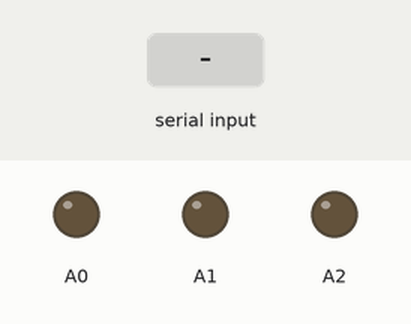
This sketch was run on a simulated Arduino Uno, built with avr-gcc and run on an emulated ATmega328P. On the bench: output pins drawn as LEDs (lit = HIGH). The inputs (shaded band) are chosen by the test bench. What the sketch prints to the serial monitor is not drawn.

Above: at 1.2 s.
1.3 s: "A" received over Serial
At 2.5 s:
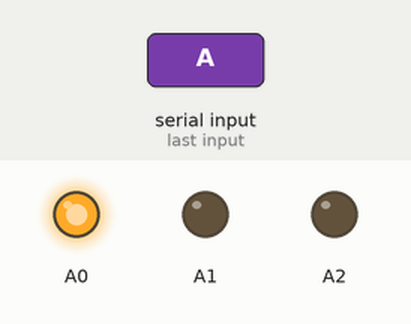
2.8 s: "B" received over Serial
At 3.6 s:
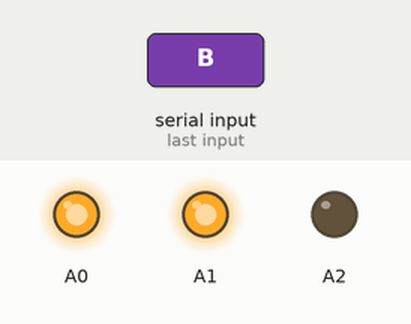
4.3 s: "C" received over Serial
At 4.8 s:
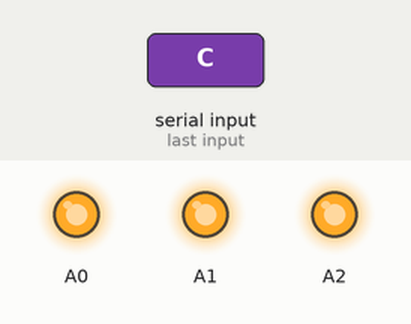
5.8 s: "A" received over Serial
At 7.0 s:
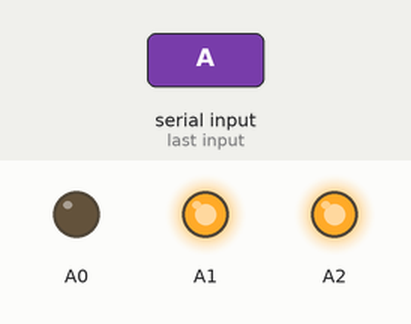
7.3 s: "B" received over Serial
At 8.3 s:
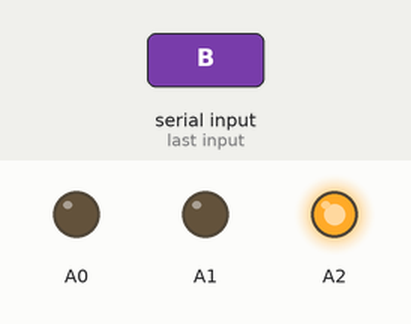
Timing chart, 0 to 9.8 s (numbered marks = the images above; inputs shaded):
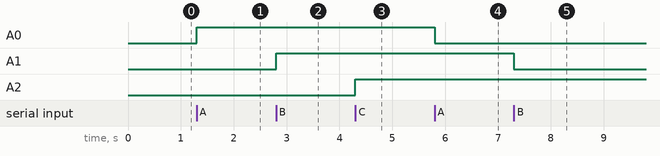

Measured:
- after the input at 1.3 s, A0: LOW → HIGH at once
- after the input at 2.8 s, A1: LOW → HIGH at once
- after the input at 4.3 s, A2: LOW → HIGH at once
- after the input at 5.8 s, A0: HIGH → LOW at once
- after the input at 7.3 s, A1: HIGH → LOW at once

The sketch:

komunikasi_serial_led.ino
```cpp
boolean i = true;
boolean j = true;
boolean k = true;

void setup()
{
  Serial.begin(9600);
  pinMode(A0, OUTPUT);
  pinMode(A1, OUTPUT);
  pinMode(A2, OUTPUT);
}

void loop()
{
if (Serial.available()>0)
  {
    char data = Serial.read();
    if (data == 'A')
    {
      Serial.print('#');
      Serial.println("Perintah [A] Diterima");


      if(i==true)
      {
        digitalWrite(A0, HIGH);
        Serial.println("LAMPU NYALA");
        i = false;
      }
      else
      {
        digitalWrite(A0, LOW);
        Serial.println("LAMPU MATI");
        i = true;
      }
      Serial.print('/');
    }
    else if (data == 'B')
    {
      Serial.print('#');
      Serial.println("Perintah [B] Diterima");

      if(j==true)
      {
        digitalWrite(A1, HIGH);
        Serial.println("LAMPU NYALA");
        j = false;
      }
      else
      {
        digitalWrite(A1, LOW);
        Serial.println("LAMPU MATI");
        j = true;
      }
      Serial.print('/');
    }
    else if (data == 'C')
    {
      Serial.print('#');
      Serial.println("Perintah [C] Diterima");

      if(k==true)
      {
        digitalWrite(A2, HIGH);
        Serial.println("LAMPU NYALA");
        k = false;
      }
      else
      {
        digitalWrite(A2, LOW);
        Serial.println("LAMPU MATI");
        k = true;
      }
      Serial.print('/');
    }
    else Serial.println("Perintah Tidak Dikenali");
  }
}
```
